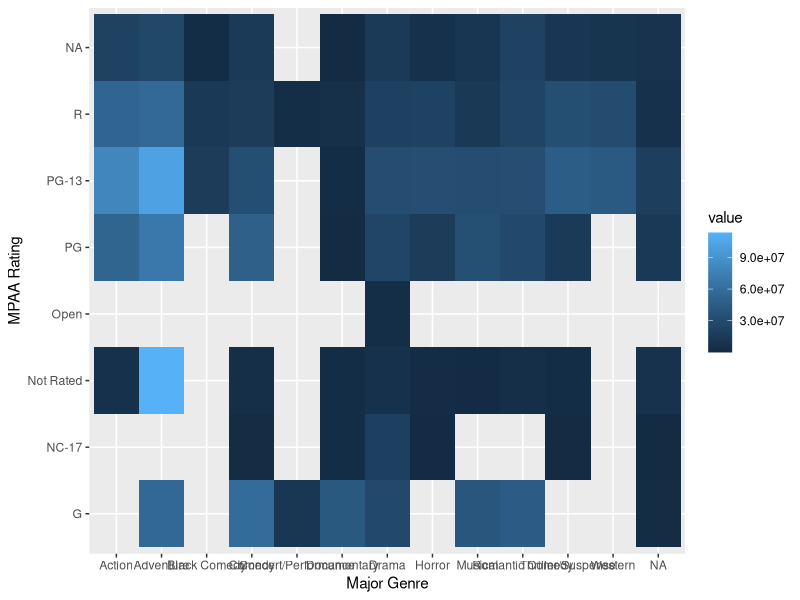

This figure's R source:
library(tidyverse)

df <- read_csv("data/movies.csv")
ggplot(df) +
  geom_tile(aes(x = `Major Genre`, y = `MPAA Rating`, z = `Production Budget`),
    stat = "summary_2d", fun = "mean"
  )
